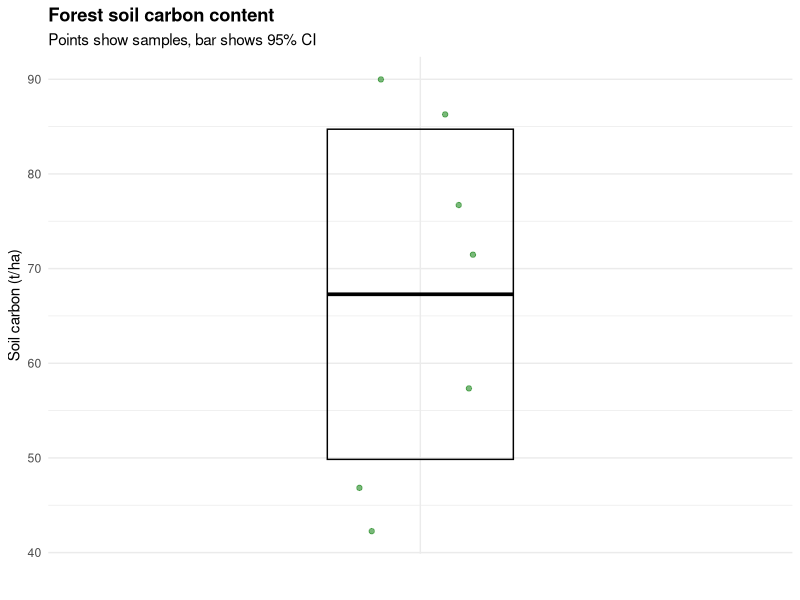

R code for this plot:
## ---- chunk 1
library(tidyverse)
library(ggthemes)
## ---- chunk 2
# Create data frame for soil samples
soil_data <- tibble(
  location = 1:7,
  carbon = c(48, 56, 90, 78, 86, 71, 42)
)

# Calculate mean and confidence interval
soil_summary <- tibble(
  mean = mean(soil_data$carbon),
  se = sd(soil_data$carbon)/sqrt(length(soil_data$carbon)),
  ci_lower = mean - qt(0.975, df=length(soil_data$carbon)-1) * se,
  ci_upper = mean + qt(0.975, df=length(soil_data$carbon)-1) * se
)

# Plot with ggplot2
ggplot(soil_data, aes(x = "", y = carbon)) +
  geom_jitter(width = 0.1, alpha = 0.6, colour = "forestgreen") +
  geom_crossbar(data = soil_summary, 
                aes(y = mean, ymin = ci_lower, ymax = ci_upper),
                width = 0.3, alpha = 0.2) +
  theme_minimal() +
  labs(x = "", y = "Soil carbon (t/ha)",
       title = "Forest soil carbon content",
       subtitle = "Points show samples, bar shows 95% CI") +
  theme(plot.title = element_text(face = "bold"))
## ---- chunk 3
soil <- soil_data$carbon
soil
## ---- chunk 4
mean_soil <- mean(soil)
mean_soil
## ---- chunk 5
t_critical <- qt(0.975, df = length(soil) - 1)
t_critical
## ---- chunk 6
se_mean <- sd(soil) / sqrt(length(soil))
se_mean
## ---- chunk 7
margin_error <- t_critical * se_mean
ci95 <- c(mean = mean_soil, 
  L95 = mean_soil - margin_error, 
  U95 = mean_soil + margin_error)
ci95
